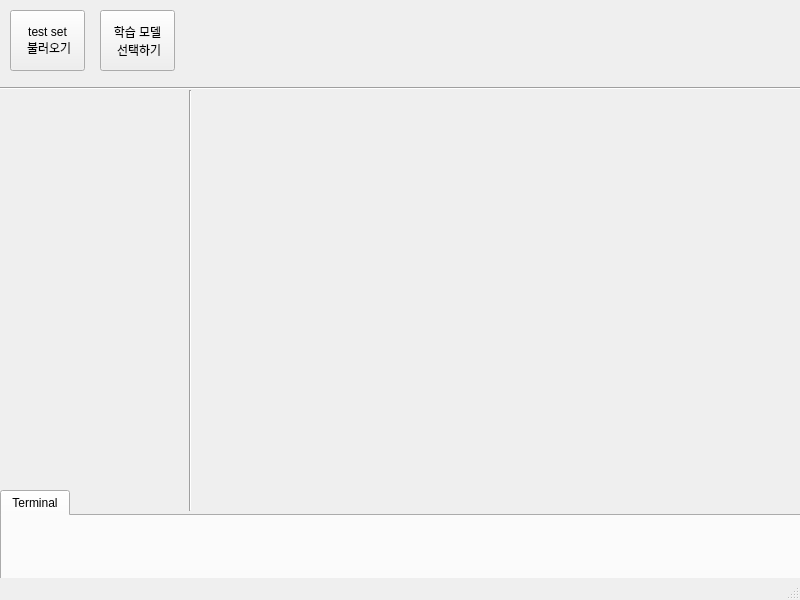
<?xml version="1.0" encoding="UTF-8"?>
<ui version="4.0">
 <class>MainWindow</class>
 <widget class="QMainWindow" name="MainWindow">
  <property name="geometry">
   <rect>
    <x>0</x>
    <y>0</y>
    <width>800</width>
    <height>600</height>
   </rect>
  </property>
  <property name="windowTitle">
   <string>MainWindow</string>
  </property>
  <widget class="QWidget" name="centralwidget">
   <widget class="Line" name="line">
    <property name="geometry">
     <rect>
      <x>0</x>
      <y>80</y>
      <width>1281</width>
      <height>16</height>
     </rect>
    </property>
    <property name="orientation">
     <enum>Qt::Horizontal</enum>
    </property>
   </widget>
   <widget class="QPushButton" name="pushButton">
    <property name="geometry">
     <rect>
      <x>10</x>
      <y>10</y>
      <width>75</width>
      <height>61</height>
     </rect>
    </property>
    <property name="text">
     <string>test set 
 불러오기</string>
    </property>
   </widget>
   <widget class="QTabWidget" name="tabWidget">
    <property name="geometry">
     <rect>
      <x>0</x>
      <y>490</y>
      <width>1281</width>
      <height>211</height>
     </rect>
    </property>
    <property name="font">
     <font>
      <family>Arial</family>
     </font>
    </property>
    <property name="currentIndex">
     <number>0</number>
    </property>
    <widget class="QWidget" name="tab_2">
     <attribute name="title">
      <string>Terminal</string>
     </attribute>
    </widget>
   </widget>
   <widget class="QPushButton" name="pushButton_2">
    <property name="geometry">
     <rect>
      <x>100</x>
      <y>10</y>
      <width>75</width>
      <height>61</height>
     </rect>
    </property>
    <property name="text">
     <string>학습 모델 
 선택하기</string>
    </property>
   </widget>
   <widget class="Line" name="line_3">
    <property name="geometry">
     <rect>
      <x>180</x>
      <y>90</y>
      <width>20</width>
      <height>421</height>
     </rect>
    </property>
    <property name="orientation">
     <enum>Qt::Vertical</enum>
    </property>
   </widget>
  </widget>
  <widget class="QMenuBar" name="menubar">
   <property name="geometry">
    <rect>
     <x>0</x>
     <y>0</y>
     <width>800</width>
     <height>21</height>
    </rect>
   </property>
  </widget>
  <widget class="QStatusBar" name="statusbar"/>
 </widget>
 <resources/>
 <connections/>
</ui>
